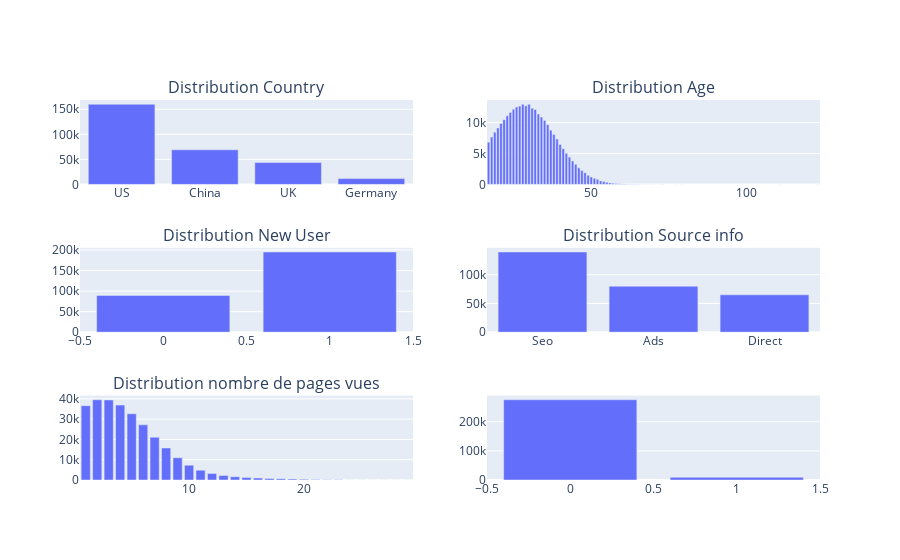

The code cell stored with this chart in its notebook:
### Code cell
print("Distribution des")
multipl_plot = make_subplots(rows=3, cols=2, subplot_titles=("Distribution Country","Distribution Age","Distribution New User","Distribution Source info","Distribution nombre de pages vues"))
fig_country = px.bar(data['country'].value_counts().reset_index(),x='country',y='count')
fig_age = px.bar(data['age'].value_counts().reset_index(),x='age',y='count')
fig_new_user = px.bar(data['new_user'].value_counts().reset_index(),x='new_user',y='count')
fig_source = px.bar(data['source'].value_counts().reset_index(),x='source',y='count')
fig_total_pages_visited = px.bar(data['total_pages_visited'].value_counts().reset_index(),x='total_pages_visited',y='count')
fig_converted = px.bar(data['converted'].value_counts().reset_index(),x='converted',y='count')
multipl_plot.add_trace(fig_country.data[0],row=1,col=1)
multipl_plot.add_trace(fig_age.data[0],row=1,col=2)
multipl_plot.add_trace(fig_new_user.data[0],row=2,col=1)
multipl_plot.add_trace(fig_source.data[0],row=2,col=2)
multipl_plot.add_trace(fig_total_pages_visited.data[0],row=3,col=1)
multipl_plot.add_trace(fig_converted.data[0],row=3,col=2)


multipl_plot.show()

### Figure 1 — Plotly figure (JSON) as saved in the notebook; plotly's stock layout.template omitted (floating-point values rounded to 4 significant figures)
{"data": [{"hovertemplate": "country=%{x}<br>count=%{y}<extra></extra>", "legendgroup": "", "marker": {"color": "#636efa", "pattern": {"shape": ""}}, "name": "", "orientation": "v", "showlegend": false, "textposition": "auto", "type": "bar", "x": ["US", "China", "UK", "Germany"], "xaxis": "x", "y": [160124, 69122, 43641, 11693], "yaxis": "y"}, {"hovertemplate": "age=%{x}<br>count=%{y}<extra></extra>", "legendgroup": "", "marker": {"color": "#636efa", "pattern": {"shape": ""}}, "name": "", "orientation": "v", "showlegend": false, "textposition": "auto", "type": "bar", "x": [28, 30, 29, 27, 26, 31, 25, 32, 24, 33, 23, 34, 22, 35, 21, 36, 20, 37, 19, 38, 18, 39, 17, 40, 41, 42, 43, 44, 45, 46, 47, 48, 49, 50, 51, 52, 53, 54, 55, 56, 57, 58, 59, 60, 61, 62, 63, 64, 65, 66, 67, 68, 70, 111, 72, 69, 73, 79, 123, 77], "xaxis": "x2", "y": [12972, 12956, 12710, 12668, 12525, 12327, 12157, 12111, 11647, 11392, 11097, 10911, 10471, 10352, 9870, 9668, 9131, 8773, 8452, 8067, 7662, 7343, 6825, 6451, 5783, 5029, 4423, 3808, 3249, 2693, 2255, 1898, 1467, 1213, 990, 835, 571, 459, 352, 251, 211, 147, 115, 86, 63, 50, 29, 26, 14, 9, 5, 2, 2, 1, 1, 1, 1, 1, 1, 1], "yaxis": "y2"}, {"hovertemplate": "new_user=%{x}<br>count=%{y}<extra></extra>", "legendgroup": "", "marker": {"color": "#636efa", "pattern": {"shape": ""}}, "name": "", "orientation": "v", "showlegend": false, "textposition": "auto", "type": "bar", "x": [1, 0], "xaxis": "x3", "y": [195066, 89514], "yaxis": "y3"}, {"hovertemplate": "source=%{x}<br>count=%{y}<extra></extra>", "legendgroup": "", "marker": {"color": "#636efa", "pattern": {"shape": ""}}, "name": "", "orientation": "v", "showlegend": false, "textposition": "auto", "type": "bar", "x": ["Seo", "Ads", "Direct"], "xaxis": "x4", "y": [139477, 80027, 65076], "yaxis": "y4"}, {"hovertemplate": "total_pages_visited=%{x}<br>count=%{y}<extra></extra>", "legendgroup": "", "marker": {"color": "#636efa", "pattern": {"shape": ""}}, "name": "", "orientation": "v", "showlegend": false, "textposition": "auto", "type": "bar", "x": [2, 3, 4, 1, 5, 6, 7, 8, 9, 10, 11, 12, 13, 14, 15, 16, 17, 18, 19, 20, 21, 22, 23, 24, 25, 26, 27, 29, 28], "xaxis": "x5", "y": [39546, 39465, 36918, 36637, 32654, 27198, 21112, 15768, 10972, 7312, 4846, 3233, 2191, 1611, 1196, 997, 767, 653, 506, 372, 266, 162, 99, 40, 34, 15, 7, 2, 1], "yaxis": "y5"}, {"hovertemplate": "converted=%{x}<br>count=%{y}<extra></extra>", "legendgroup": "", "marker": {"color": "#636efa", "pattern": {"shape": ""}}, "name": "", "orientation": "v", "showlegend": false, "textposition": "auto", "type": "bar", "x": [0, 1], "xaxis": "x6", "y": [275400, 9180], "yaxis": "y6"}], "layout": {"annotations": [{"font": {"size": 16}, "showarrow": false, "text": "Distribution Country", "x": 0.225, "xanchor": "center", "xref": "paper", "y": 1, "yanchor": "bottom", "yref": "paper"}, {"font": {"size": 16}, "showarrow": false, "text": "Distribution Age", "x": 0.775, "xanchor": "center", "xref": "paper", "y": 1, "yanchor": "bottom", "yref": "paper"}, {"font": {"size": 16}, "showarrow": false, "text": "Distribution New User", "x": 0.225, "xanchor": "center", "xref": "paper", "y": 0.6111, "yanchor": "bottom", "yref": "paper"}, {"font": {"size": 16}, "showarrow": false, "text": "Distribution Source info", "x": 0.775, "xanchor": "center", "xref": "paper", "y": 0.6111, "yanchor": "bottom", "yref": "paper"}, {"font": {"size": 16}, "showarrow": false, "text": "Distribution nombre de pages vues", "x": 0.225, "xanchor": "center", "xref": "paper", "y": 0.2222, "yanchor": "bottom", "yref": "paper"}], "xaxis": {"anchor": "y", "domain": [0, 0.45]}, "xaxis2": {"anchor": "y2", "domain": [0.55, 1]}, "xaxis3": {"anchor": "y3", "domain": [0, 0.45]}, "xaxis4": {"anchor": "y4", "domain": [0.55, 1]}, "xaxis5": {"anchor": "y5", "domain": [0, 0.45]}, "xaxis6": {"anchor": "y6", "domain": [0.55, 1]}, "yaxis": {"anchor": "x", "domain": [0.7778, 1]}, "yaxis2": {"anchor": "x2", "domain": [0.7778, 1]}, "yaxis3": {"anchor": "x3", "domain": [0.3889, 0.6111]}, "yaxis4": {"anchor": "x4", "domain": [0.3889, 0.6111]}, "yaxis5": {"anchor": "x5", "domain": [0, 0.2222]}, "yaxis6": {"anchor": "x6", "domain": [0, 0.2222]}}}
